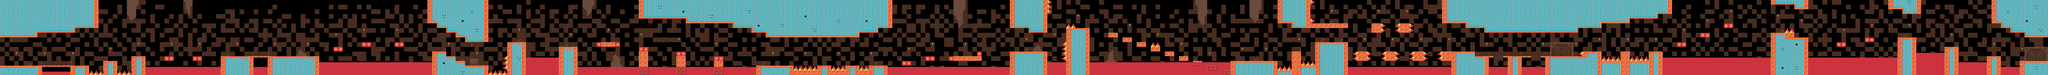

Rendered tile map (Tiled .tmx) drawn with the repository's tilesets; below, a short description and the map source with its tile grids summarised:
An orthogonal 436x16 tile map with 16x16 px tiles, 2 tile layers (bg, fg), 3 tilesets and 24 objects (3x dog, 2x mole, start, bee, spider).

<map version="1.0" orientation="orthogonal" width="436" height="16" tilewidth="16" tileheight="16">
 <tileset firstgid="1" name="fgtiles" tilewidth="16" tileheight="16">
  <image source="../art/fgtiles.png" trans="000000" width="256" height="256" />
 </tileset>
 <tileset firstgid="257" name="bgtiles" tilewidth="16" tileheight="16">
  <image source="../art/bgtiles.png" trans="000000" width="512" height="512" />
 </tileset>
 <tileset firstgid="1281" name="objects" tilewidth="16" tileheight="16">
  <image source="../art/objects.png" trans="000000" width="128" height="128" />
 </tileset>
 <layer name="bg" width="436" height="16">
  <data>[6976 cells, 1843 non-empty, 51 distinct tile ids]</data>
 </layer>
 <layer name="fg" width="436" height="16">
  <data>[6976 cells, 2662 non-empty, 22 distinct tile ids]</data>
 </layer>
 <objectgroup name="obj" width="436" height="16">
  <object type="start" x="16" y="208" width="16" height="16" />
  <object type="mole" x="800" y="176" width="16" height="16" />
  <object gid="1284" x="880" y="192" />
  <object type="bee" x="992" y="160" width="16" height="16" />
  <object gid="1284" x="2064" y="144" />
  <object type="dog" x="2624" y="208" width="16" height="16" />
  <object type="dog" x="2656" y="208" width="16" height="16" />
  <object gid="1281" x="2256" y="144" />
  <object gid="1281" x="2256" y="160" />
  <object gid="1281" x="2256" y="176" />
  <object gid="1281" x="2384" y="192" />
  <object gid="1281" x="2384" y="176" />
  <object gid="1281" x="2384" y="160" />
  <object gid="1284" x="3456" y="176" />
  <object type="dog" x="4240" y="192" width="16" height="16" />
  <object type="mole" x="4288" y="192" width="16" height="16" />
  <object gid="1284" x="4512" y="144" />
  <object gid="1305" x="4776" y="80" />
  <object type="spider" x="5136" y="128" width="16" height="16" />
  <object gid="1284" x="5296" y="192" />
  <object gid="1305" x="3936" y="144" />
  <object gid="1305" x="5104" y="144" />
  <object gid="1305" x="800" y="176" />
  <object gid="1305" x="6128" y="128" />
 </objectgroup>
</map>
